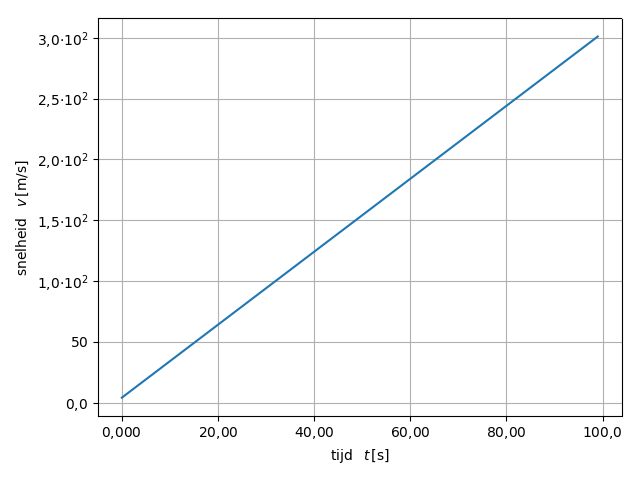

Source code (Python):
#!/usr/bin/env python3

import matplotlib.pyplot as plt
import numpy as np
import TISTNplot as TN

x = np.arange(100)
y = 3*x + 4

formatterX = TN.TNFormatter(4)
formatterY = TN.TNFormatter(2)

fig, ax = plt.subplots()  # 1 figuur
ax.yaxis.set_major_formatter(formatterY)
ax.xaxis.set_major_formatter(formatterX)

plt.plot(x, y)
TN.label_x('t', 's', ax, text='tijd ')
TN.label_y('v', 'm/s', ax, text='snelheid ')

plt.grid()
plt.tight_layout()
plt.savefig('voorbeeld.png', density=300) # of sla op als pdf!
plt.show()
